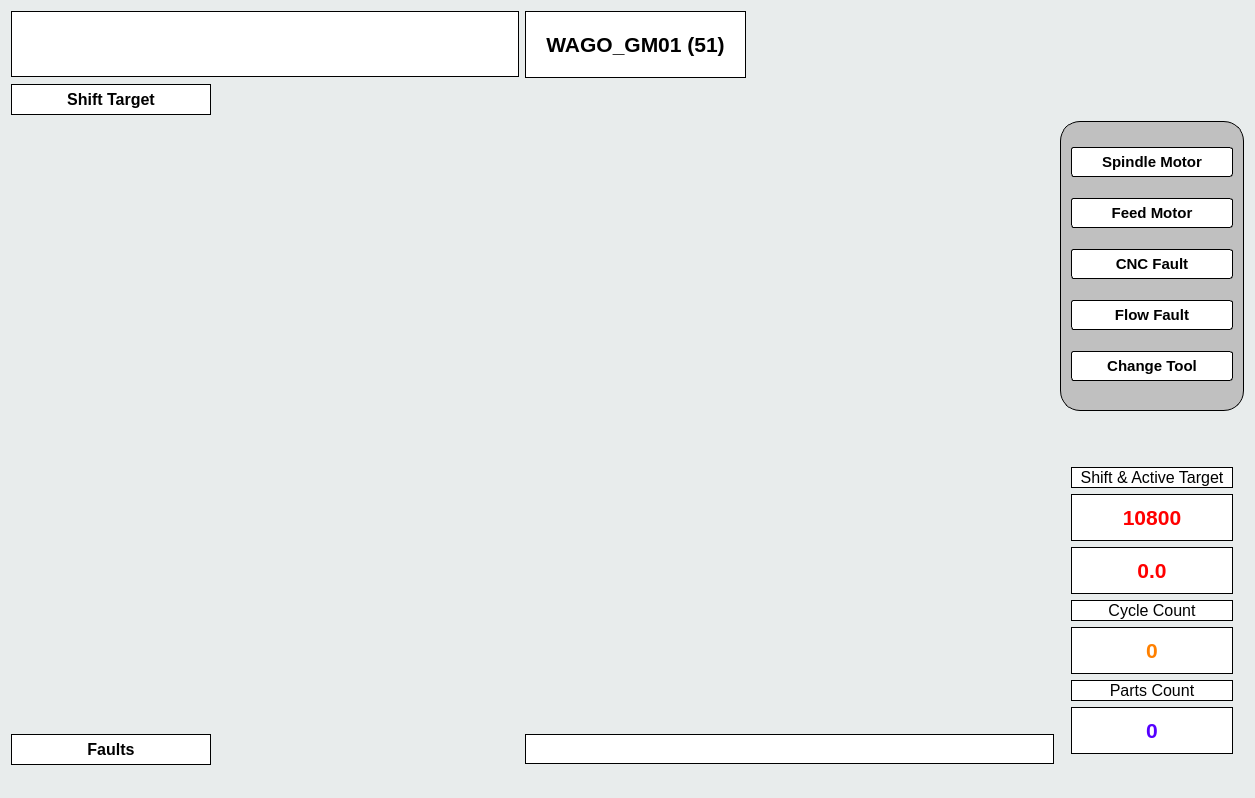
<?xml version="1.0" encoding="UTF-8"?>
<ui version="4.0">
 <class>MainWindow</class>
 <widget class="QMainWindow" name="MainWindow">
  <property name="geometry">
   <rect>
    <x>0</x>
    <y>0</y>
    <width>1255</width>
    <height>798</height>
   </rect>
  </property>
  <property name="windowTitle">
   <string>MainWindow</string>
  </property>
  <property name="styleSheet">
   <string notr="true">background-color: rgb(232, 236, 236);</string>
  </property>
  <property name="toolButtonStyle">
   <enum>Qt::ToolButtonIconOnly</enum>
  </property>
  <widget class="QWidget" name="centralWidget">
   <layout class="QGridLayout" name="gridLayout">
    <item row="6" column="3" colspan="2">
     <widget class="QLabel" name="message_label">
      <property name="sizePolicy">
       <sizepolicy hsizetype="Minimum" vsizetype="Maximum">
        <horstretch>0</horstretch>
        <verstretch>0</verstretch>
       </sizepolicy>
      </property>
      <property name="font">
       <font>
        <pointsize>12</pointsize>
        <weight>75</weight>
        <bold>true</bold>
       </font>
      </property>
      <property name="styleSheet">
       <string notr="true">background-color: rgb(255, 255, 255);
border: 1px solid black;
padding: 5px;</string>
      </property>
      <property name="text">
       <string/>
      </property>
     </widget>
    </item>
    <item row="0" column="1" colspan="2">
     <widget class="QLabel" name="clockLabel">
      <property name="sizePolicy">
       <sizepolicy hsizetype="Expanding" vsizetype="Maximum">
        <horstretch>0</horstretch>
        <verstretch>0</verstretch>
       </sizepolicy>
      </property>
      <property name="font">
       <font>
        <pointsize>16</pointsize>
        <weight>75</weight>
        <bold>true</bold>
       </font>
      </property>
      <property name="styleSheet">
       <string notr="true">background-color: rgb(255, 255, 255);
border: 1px solid black;
padding: 20px;</string>
      </property>
      <property name="text">
       <string/>
      </property>
      <property name="alignment">
       <set>Qt::AlignCenter</set>
      </property>
     </widget>
    </item>
    <item row="0" column="3">
     <widget class="QLabel" name="nameLabel">
      <property name="sizePolicy">
       <sizepolicy hsizetype="Maximum" vsizetype="Maximum">
        <horstretch>0</horstretch>
        <verstretch>0</verstretch>
       </sizepolicy>
      </property>
      <property name="font">
       <font>
        <pointsize>16</pointsize>
        <weight>75</weight>
        <bold>true</bold>
       </font>
      </property>
      <property name="styleSheet">
       <string notr="true">background-color: rgb(255, 255, 255);
border: 1px solid black;
padding: 20px;</string>
      </property>
      <property name="text">
       <string>WAGO_GM01 (51)</string>
      </property>
      <property name="alignment">
       <set>Qt::AlignCenter</set>
      </property>
     </widget>
    </item>
    <item row="5" column="5" rowspan="2">
     <widget class="QWidget" name="widget_2" native="true">
      <property name="styleSheet">
       <string notr="true"/>
      </property>
      <layout class="QVBoxLayout" name="verticalLayout_2">
       <property name="topMargin">
        <number>50</number>
       </property>
       <item>
        <widget class="QLabel" name="label_13">
         <property name="sizePolicy">
          <sizepolicy hsizetype="Preferred" vsizetype="Maximum">
           <horstretch>0</horstretch>
           <verstretch>0</verstretch>
          </sizepolicy>
         </property>
         <property name="font">
          <font>
           <pointsize>12</pointsize>
          </font>
         </property>
         <property name="styleSheet">
          <string notr="true">background-color: rgb(255, 255, 255);
border: 1px solid black;</string>
         </property>
         <property name="text">
          <string>Shift &amp; Active Target</string>
         </property>
         <property name="alignment">
          <set>Qt::AlignCenter</set>
         </property>
        </widget>
       </item>
       <item>
        <widget class="QLabel" name="shiftTarget_label">
         <property name="font">
          <font>
           <pointsize>16</pointsize>
           <weight>75</weight>
           <bold>true</bold>
          </font>
         </property>
         <property name="styleSheet">
          <string notr="true">color: rgb(255, 0, 0);
background-color: rgb(255, 255, 255);
border: 1px solid black;
padding: 10px;</string>
         </property>
         <property name="text">
          <string>10800</string>
         </property>
         <property name="alignment">
          <set>Qt::AlignCenter</set>
         </property>
        </widget>
       </item>
       <item>
        <widget class="QLabel" name="activeTarget_label">
         <property name="font">
          <font>
           <pointsize>16</pointsize>
           <weight>75</weight>
           <bold>true</bold>
          </font>
         </property>
         <property name="styleSheet">
          <string notr="true">color: rgb(255, 0, 0);
background-color: rgb(255, 255, 255);
border: 1px solid black;
padding: 10px;</string>
         </property>
         <property name="text">
          <string>0.0</string>
         </property>
         <property name="alignment">
          <set>Qt::AlignCenter</set>
         </property>
        </widget>
       </item>
       <item>
        <widget class="QLabel" name="label_16">
         <property name="sizePolicy">
          <sizepolicy hsizetype="Preferred" vsizetype="Maximum">
           <horstretch>0</horstretch>
           <verstretch>0</verstretch>
          </sizepolicy>
         </property>
         <property name="font">
          <font>
           <pointsize>12</pointsize>
          </font>
         </property>
         <property name="styleSheet">
          <string notr="true">background-color: rgb(255, 255, 255);
border: 1px solid black;</string>
         </property>
         <property name="text">
          <string>Cycle Count</string>
         </property>
         <property name="alignment">
          <set>Qt::AlignCenter</set>
         </property>
        </widget>
       </item>
       <item>
        <widget class="QLabel" name="cycleCount_label">
         <property name="font">
          <font>
           <pointsize>16</pointsize>
           <weight>75</weight>
           <bold>true</bold>
          </font>
         </property>
         <property name="styleSheet">
          <string notr="true">color: rgb(255, 128, 0);
background-color: rgb(255, 255, 255);
border: 1px solid black;
padding: 10px;</string>
         </property>
         <property name="text">
          <string>0</string>
         </property>
         <property name="alignment">
          <set>Qt::AlignCenter</set>
         </property>
        </widget>
       </item>
       <item>
        <widget class="QLabel" name="label_18">
         <property name="sizePolicy">
          <sizepolicy hsizetype="Preferred" vsizetype="Maximum">
           <horstretch>0</horstretch>
           <verstretch>0</verstretch>
          </sizepolicy>
         </property>
         <property name="font">
          <font>
           <pointsize>12</pointsize>
          </font>
         </property>
         <property name="styleSheet">
          <string notr="true">background-color: rgb(255, 255, 255);
border: 1px solid black;</string>
         </property>
         <property name="text">
          <string>Parts Count</string>
         </property>
         <property name="alignment">
          <set>Qt::AlignCenter</set>
         </property>
        </widget>
       </item>
       <item>
        <widget class="QLabel" name="partsCount_label">
         <property name="font">
          <font>
           <pointsize>16</pointsize>
           <weight>75</weight>
           <bold>true</bold>
          </font>
         </property>
         <property name="styleSheet">
          <string notr="true">color: rgb(85, 0, 255);
background-color: rgb(255, 255, 255);
border: 1px solid black;
padding: 10px;</string>
         </property>
         <property name="text">
          <string>0</string>
         </property>
         <property name="alignment">
          <set>Qt::AlignCenter</set>
         </property>
        </widget>
       </item>
      </layout>
     </widget>
    </item>
    <item row="6" column="1">
     <widget class="QLabel" name="label_9">
      <property name="sizePolicy">
       <sizepolicy hsizetype="Preferred" vsizetype="Maximum">
        <horstretch>0</horstretch>
        <verstretch>0</verstretch>
       </sizepolicy>
      </property>
      <property name="maximumSize">
       <size>
        <width>200</width>
        <height>16777215</height>
       </size>
      </property>
      <property name="font">
       <font>
        <pointsize>12</pointsize>
        <weight>75</weight>
        <bold>true</bold>
       </font>
      </property>
      <property name="styleSheet">
       <string notr="true">background-color: rgb(255, 255, 255);
border: 1px solid black;
padding-top: 5px;
padding-bottom: 5px;
padding-left: 25px;
padding-right: 25px;</string>
      </property>
      <property name="text">
       <string>Faults</string>
      </property>
      <property name="alignment">
       <set>Qt::AlignCenter</set>
      </property>
     </widget>
    </item>
    <item row="0" column="4" rowspan="2" colspan="2">
     <widget class="QLabel" name="label_2">
      <property name="text">
       <string/>
      </property>
      <property name="pixmap">
       <pixmap resource="resources.qrc">:/images/Continental.png</pixmap>
      </property>
     </widget>
    </item>
    <item row="1" column="1">
     <widget class="QLabel" name="yAxis_label">
      <property name="sizePolicy">
       <sizepolicy hsizetype="Minimum" vsizetype="Maximum">
        <horstretch>0</horstretch>
        <verstretch>0</verstretch>
       </sizepolicy>
      </property>
      <property name="maximumSize">
       <size>
        <width>200</width>
        <height>16777215</height>
       </size>
      </property>
      <property name="font">
       <font>
        <pointsize>12</pointsize>
        <weight>75</weight>
        <bold>true</bold>
       </font>
      </property>
      <property name="styleSheet">
       <string notr="true">background-color: rgb(255, 255, 255);
border: 1px solid black;
padding: 5px;</string>
      </property>
      <property name="text">
       <string>Shift Target</string>
      </property>
      <property name="alignment">
       <set>Qt::AlignCenter</set>
      </property>
     </widget>
    </item>
    <item row="3" column="5" rowspan="2">
     <widget class="QWidget" name="widget" native="true">
      <property name="sizePolicy">
       <sizepolicy hsizetype="Maximum" vsizetype="Preferred">
        <horstretch>0</horstretch>
        <verstretch>0</verstretch>
       </sizepolicy>
      </property>
      <property name="styleSheet">
       <string notr="true">background-color: rgb(192, 192, 192);
border: 1px solid black;
border-radius: 20px;</string>
      </property>
      <layout class="QGridLayout" name="verticalFault_layout">
       <item row="3" column="0">
        <widget class="QLabel" name="label_6">
         <property name="sizePolicy">
          <sizepolicy hsizetype="Preferred" vsizetype="Maximum">
           <horstretch>0</horstretch>
           <verstretch>0</verstretch>
          </sizepolicy>
         </property>
         <property name="font">
          <font>
           <pointsize>11</pointsize>
           <weight>75</weight>
           <bold>true</bold>
          </font>
         </property>
         <property name="styleSheet">
          <string notr="true">background-color: rgb(255, 255, 255);
border-radius: 3px;
padding-top: 5px;
padding-bottom: 5px;
padding-left: 30px;
padding-right: 30px;</string>
         </property>
         <property name="text">
          <string>Flow Fault</string>
         </property>
         <property name="alignment">
          <set>Qt::AlignCenter</set>
         </property>
        </widget>
       </item>
       <item row="4" column="0">
        <widget class="QLabel" name="label_7">
         <property name="sizePolicy">
          <sizepolicy hsizetype="Preferred" vsizetype="Maximum">
           <horstretch>0</horstretch>
           <verstretch>0</verstretch>
          </sizepolicy>
         </property>
         <property name="font">
          <font>
           <pointsize>11</pointsize>
           <weight>75</weight>
           <bold>true</bold>
          </font>
         </property>
         <property name="styleSheet">
          <string notr="true">background-color: rgb(255, 255, 255);
border-radius: 3px;
padding-top: 5px;
padding-bottom: 5px;
padding-left: 30px;
padding-right: 30px;</string>
         </property>
         <property name="text">
          <string>Change Tool</string>
         </property>
         <property name="alignment">
          <set>Qt::AlignCenter</set>
         </property>
        </widget>
       </item>
       <item row="1" column="0">
        <widget class="QLabel" name="label_4">
         <property name="sizePolicy">
          <sizepolicy hsizetype="Preferred" vsizetype="Maximum">
           <horstretch>0</horstretch>
           <verstretch>0</verstretch>
          </sizepolicy>
         </property>
         <property name="font">
          <font>
           <pointsize>11</pointsize>
           <weight>75</weight>
           <bold>true</bold>
          </font>
         </property>
         <property name="styleSheet">
          <string notr="true">background-color: rgb(255, 255, 255);
border-radius: 3px;
padding-top: 5px;
padding-bottom: 5px;
padding-left: 30px;
padding-right: 30px;</string>
         </property>
         <property name="text">
          <string>Feed Motor</string>
         </property>
         <property name="alignment">
          <set>Qt::AlignCenter</set>
         </property>
        </widget>
       </item>
       <item row="0" column="0">
        <widget class="QLabel" name="label_3">
         <property name="sizePolicy">
          <sizepolicy hsizetype="Preferred" vsizetype="Maximum">
           <horstretch>0</horstretch>
           <verstretch>0</verstretch>
          </sizepolicy>
         </property>
         <property name="font">
          <font>
           <pointsize>11</pointsize>
           <weight>75</weight>
           <bold>true</bold>
          </font>
         </property>
         <property name="styleSheet">
          <string notr="true">background-color: rgb(255, 255, 255);
border-radius: 3px;
padding-top: 5px;
padding-bottom: 5px;
padding-left: 30px;
padding-right: 30px;</string>
         </property>
         <property name="text">
          <string>Spindle Motor</string>
         </property>
         <property name="alignment">
          <set>Qt::AlignCenter</set>
         </property>
        </widget>
       </item>
       <item row="2" column="0">
        <widget class="QLabel" name="label_5">
         <property name="sizePolicy">
          <sizepolicy hsizetype="Preferred" vsizetype="Maximum">
           <horstretch>0</horstretch>
           <verstretch>0</verstretch>
          </sizepolicy>
         </property>
         <property name="font">
          <font>
           <pointsize>11</pointsize>
           <weight>75</weight>
           <bold>true</bold>
          </font>
         </property>
         <property name="styleSheet">
          <string notr="true">background-color: rgb(255, 255, 255);
border-radius: 3px;
padding-top: 5px;
padding-bottom: 5px;
padding-left: 30px;
padding-right: 30px;</string>
         </property>
         <property name="text">
          <string>CNC Fault</string>
         </property>
         <property name="alignment">
          <set>Qt::AlignCenter</set>
         </property>
        </widget>
       </item>
      </layout>
     </widget>
    </item>
    <item row="3" column="1" rowspan="3" colspan="4">
     <widget class="QChartView" name="chartView" native="true">
      <property name="styleSheet">
       <string notr="true">padding-right: -20px;</string>
      </property>
     </widget>
    </item>
    <item row="6" column="2">
     <layout class="QHBoxLayout" name="horizontalFault_layout">
      <property name="spacing">
       <number>20</number>
      </property>
      <property name="sizeConstraint">
       <enum>QLayout::SetDefaultConstraint</enum>
      </property>
      <property name="rightMargin">
       <number>50</number>
      </property>
     </layout>
    </item>
   </layout>
  </widget>
  <widget class="QStatusBar" name="statusBar"/>
 </widget>
 <layoutdefault spacing="6" margin="11"/>
 <customwidgets>
  <customwidget>
   <class>QChartView</class>
   <extends>QWidget</extends>
   <header location="global">qchartview.h</header>
   <container>1</container>
  </customwidget>
 </customwidgets>
 <resources>
  <include location="resources.qrc"/>
 </resources>
 <connections/>
</ui>
